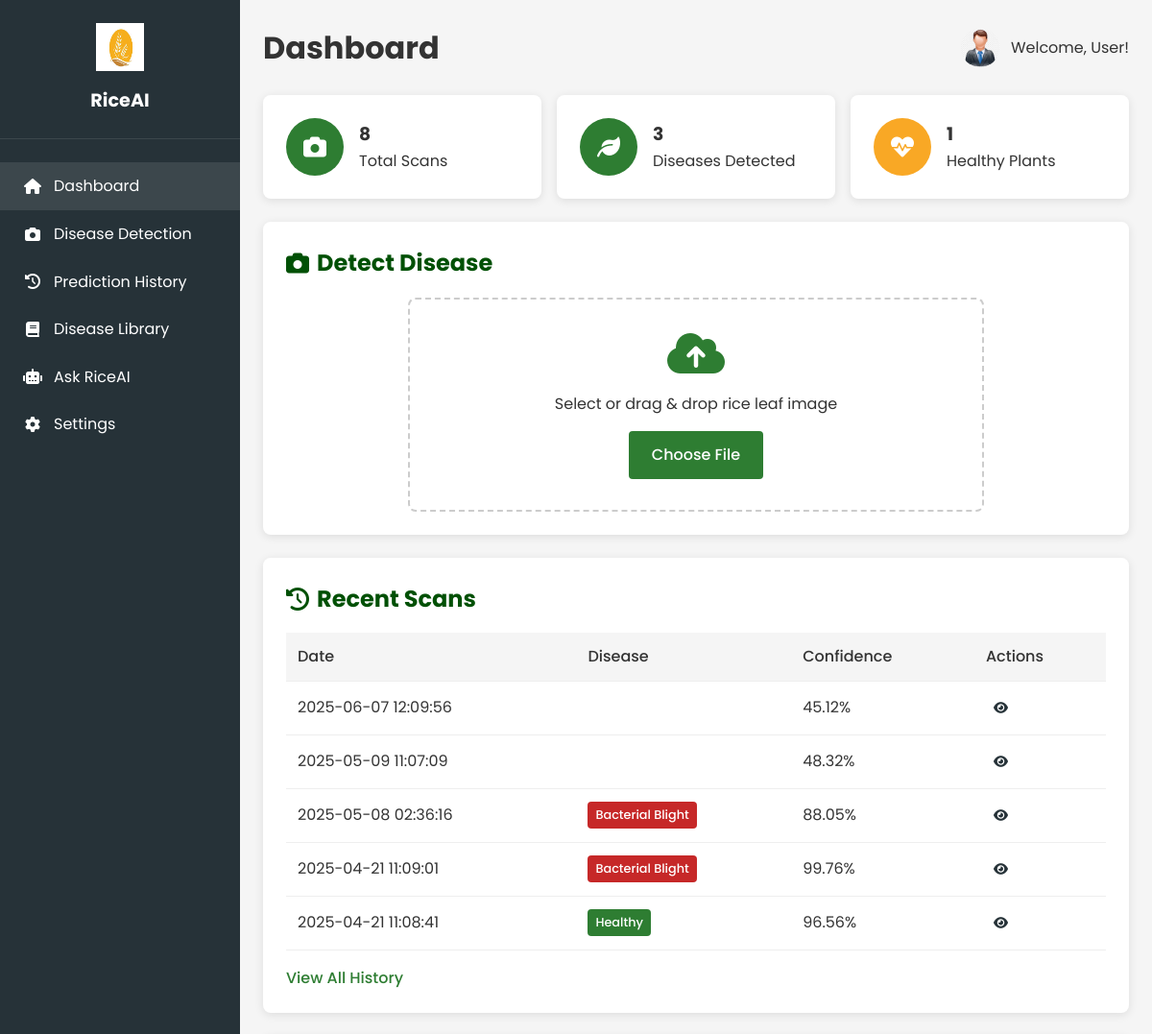
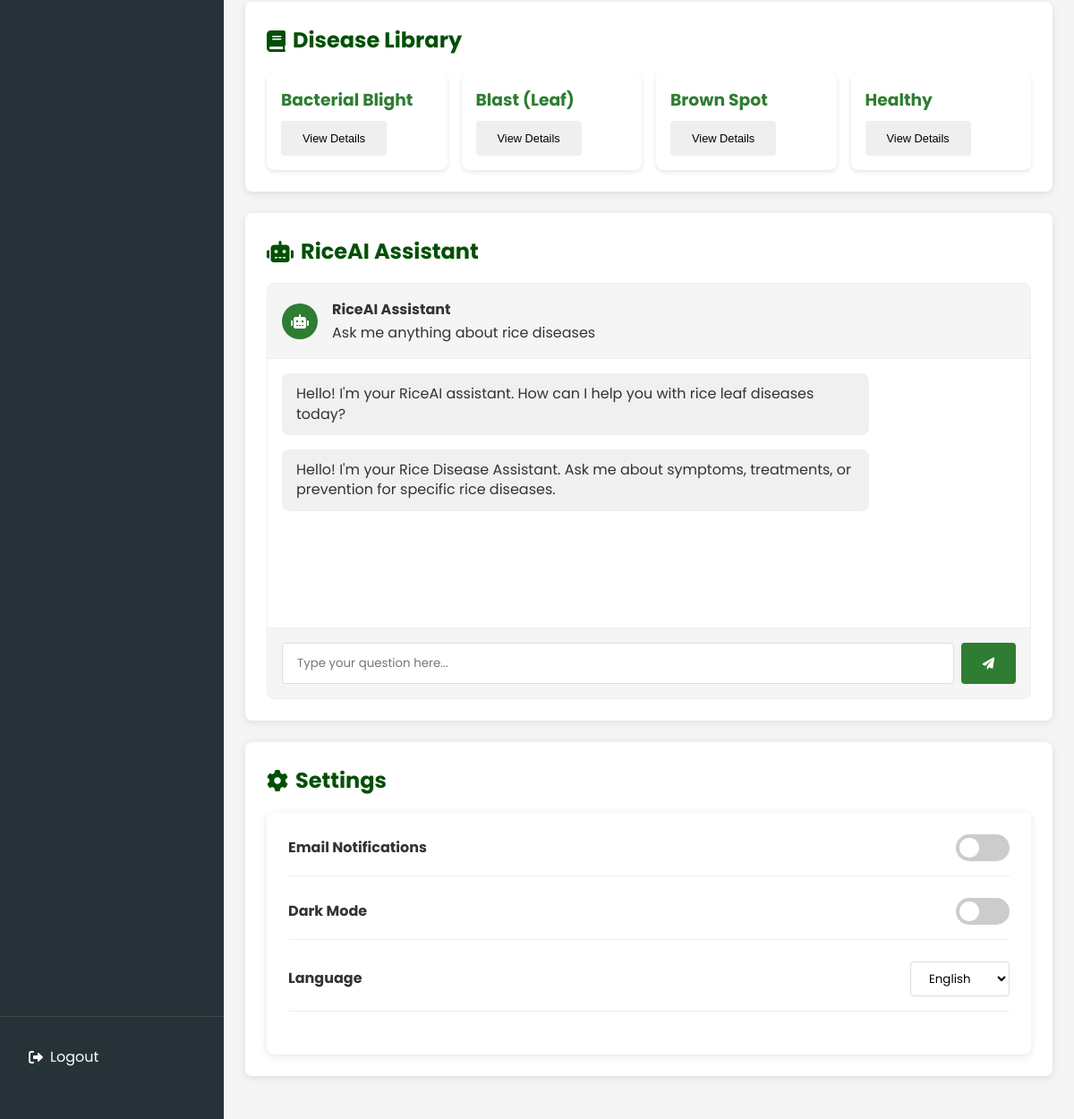
The app's page /dashboard (signed in) with its own data (2 pictures, top to bottom).
### tables this page shows
CREATE TABLE predictions
                 (id INTEGER PRIMARY KEY AUTOINCREMENT,
                 user_id INTEGER NOT NULL,
                 image_path TEXT NOT NULL,
                 disease TEXT NOT NULL,
                 confidence REAL NOT NULL,
                 timestamp DATETIME DEFAULT CURRENT_TIMESTAMP,
                 FOREIGN KEY(user_id) REFERENCES users(id));

### app.py (the view, shortened to what this page needs)
@app.route('/dashboard')
def dashboard():
    if 'user_id' not in session:
        return redirect(url_for('home'))
    try:
        conn = sqlite3.connect('database.db')
        c = conn.cursor()
        c.execute(
            "SELECT disease, confidence, timestamp FROM predictions WHERE user_id = ? ORDER BY timestamp DESC LIMIT 5",
            (session['user_id'],))
        history = c.fetchall()
        c.execute("SELECT COUNT(*) FROM predictions WHERE user_id = ?", (session['user_id'],))
        total_predictions = c.fetchone()[0]
        c.execute("SELECT disease, COUNT(*) FROM predictions WHERE user_id = ? GROUP BY disease",
                  (session['user_id'],))
        disease_stats = c.fetchall()
        c.execute("SELECT settings FROM users WHERE id = ?", (session['user_id'],))
        settings_row = c.fetchone()
        settings = json.loads(settings_row[0]) if settings_row else {'dark_mode': False, 'notifications': True,
                                                                     'language': 'en'}
        return render_template('dashboard.html',
                               history=history,
                               total_predictions=total_predictions,
                               disease_stats=disease_stats,
                               settings=settings,
                               DISEASE_LIBRARY=DISEASE_LIBRARY)
    finally:
        if 'conn' in locals():
            conn.close()

### templates/dashboard.html (shortened to what this page needs)
<!DOCTYPE html>
<html lang="en">
<head>
    <link rel="stylesheet" href="https://cdnjs.cloudflare.com/ajax/libs/font-awesome/6.0.0-beta3/css/all.min.css">
    <link rel="stylesheet" href="{{ url_for('static', filename='css/style.css') }}">
    <link rel="stylesheet" href="{{ url_for('static', filename='css/dashboard.css') }}">
</head>
<body>
    <div class="dashboard-container">
        <div class="sidebar">
            <div class="sidebar-header">
                <img src="{{ url_for('static', filename='images/logo-white.jpg') }}" alt="RiceAI Logo">
                <h3>RiceAI</h3>
            </div>
            <nav>
                <ul>
                    <li class="active"><a href="#"><i class="fas fa-home"></i> Dashboard</a></li>
                    <li><a href="#detection"><i class="fas fa-camera"></i> Disease Detection</a></li>
                    <li><a href="#history"><i class="fas fa-history"></i> Prediction History</a></li>
                    <li><a href="#library"><i class="fas fa-book"></i> Disease Library</a></li>
                    <li><a href="#chatbot"><i class="fas fa-robot"></i> Ask RiceAI</a></li>
                    <li><a href="#settings"><i class="fas fa-cog"></i> Settings</a></li>
                </ul>
            </nav>
            <div class="sidebar-footer">
                <a href="/logout" class="btn-logout"><i class="fas fa-sign-out-alt"></i> Logout</a>
            </div>
        </div>
        <div class="main-content">
            <header>
                <h1>Dashboard</h1>
                <div class="user-profile">
                    <img src="{{ url_for('static', filename='images/user-default.png') }}" alt="User">
                    <span>Welcome, User!</span>
                </div>
            </header>
            <div class="stats-cards">
                <div class="card">
                    <div class="card-icon bg-primary">
                        <i class="fas fa-camera"></i>
                    </div>
                    <div class="card-info">
                        <h3>{{ total_predictions }}</h3>
                        <p>Total Scans</p>
                    </div>
                </div>
                <div class="card">
                    <div class="card-icon bg-success">
                        <i class="fas fa-leaf"></i>
                    </div>
                    <div class="card-info">
                        <h3>{{ disease_stats|length }}</h3>
                        <p>Diseases Detected</p>
                    </div>
                </div>
                <div class="card">
                    <div class="card-icon bg-warning">
                        <i class="fas fa-heartbeat"></i>
                    </div>
                    <div class="card-info">
                        <h3>{{ (history|selectattr('0', 'equalto', 'Healthy')|list|length) }}</h3>
                        <p>Healthy Plants</p>
                    </div>
                </div>
            </div>
<section id="detection" class="section">
    <h2><i class="fas fa-camera"></i> Detect Disease</h2>
    <div class="detection-container">
        <div class="upload-box" id="uploadBox">
            <div class="upload-instructions">
                <i class="fas fa-cloud-upload-alt"></i>
                <p>Select or drag & drop rice leaf image</p>
                <label for="imageUpload" class="btn btn-primary">Choose File</label>
            </div>
        </div>
    </div>
</section>
            <section id="history" class="section">
                <h2><i class="fas fa-history"></i> Recent Scans</h2>
                <div class="history-table">
                    <table>
                        <thead>
                            <tr>
                                <th>Date</th>
                                <th>Disease</th>
                                <th>Confidence</th>
                                <th>Actions</th>
                            </tr>
                        </thead>
                        <tbody>
                            {% for item in history %}
                            <tr>
                                <td>{{ item[2] }}</td>
                                <td><span class="disease-tag {{ item[0].replace(' ', '-').lower() }}">{{ item[0] }}</span></td>
                                <td>{{ "%.2f"|format(item[1] * 100) }}%</td>
                                <td>
                                    <button class="btn-icon view-details" data-disease="{{ item[0] }}" title="View Details">
                                        <i class="fas fa-eye"></i>
                                    </button>
                                </td>
                            </tr>
                            {% endfor %}
                        </tbody>
                    </table>
                    <a href="#" class="btn-view-all">View All History</a>
                </div>
            </section>
            <section id="library" class="section">
                <h2><i class="fas fa-book"></i> Disease Library</h2>
                <div class="disease-library">
                    {% for disease, info in DISEASE_LIBRARY.items() %}
                    <div class="disease-card" data-disease="{{ disease }}">
                        <h3>{{ disease }}</h3>
                        <button class="btn btn-small view-disease" data-disease="{{ disease }}">View Details</button>
                    </div>
                    {% endfor %}
                </div>
            </section>
            <section id="chatbot" class="section">
                <h2><i class="fas fa-robot"></i> RiceAI Assistant</h2>
                <div class="chatbot-container">
                    <div class="chatbot-header">
                        <div class="chatbot-avatar">
                            <i class="fas fa-robot"></i>
                        </div>
                        <div class="chatbot-info">
                            <h4>RiceAI Assistant</h4>
                            <p>Ask me anything about rice diseases</p>
                        </div>
                    </div>
                    <div class="chatbot-messages" id="chatbotMessages">
                        <div class="message bot-message">
                            <p>Hello! I'm your RiceAI assistant. How can I help you with rice leaf diseases today?</p>
                        </div>
                    </div>
                    <div class="chatbot-input">
                        <input type="text" id="chatbotInput" placeholder="Type your question here...">
                        <button id="btnSendMessage" class="btn btn-primary">
                            <i class="fas fa-paper-plane"></i>
                        </button>
                    </div>
                </div>
            </section>
            <section id="settings" class="section">
                <h2><i class="fas fa-cog"></i> Settings</h2>
                <div class="settings-options">
                    <div class="setting-item">
                        <h3>Email Notifications</h3>
                        <div class="toggle-switch">
                            <label for="email-notifications"></label>
                        </div>
                    </div>
                    <div class="setting-item">
                        <h3>Dark Mode</h3>
                        <div class="toggle-switch">
                            <label for="dark-mode"></label>
                        </div>
                    </div>
                    <div class="setting-item">
                        <h3>Language</h3>
                        <select class="language-select" id="language-select">
                            <option value="en">English</option>
                        </select>
                    </div>
                </div>
            </section>
        </div>
    </div>
</body>
</html>

### static/css/style.css (style rules this page uses)
:root { --primary-color: #2e7d32; --primary-light: #60ad5e; --primary-dark: #005005; --secondary-color: #ff8f00; --dark-color: #263238; --light-color: #f5f5f5; --danger-color: #c62828; --warning-color: #f9a825; --success-color: #2e7d32; --info-color: #0277bd; --dark-bg: #121212; --dark-card: #1e1e1e; --dark-text: #f5f5f5; --dark-border: #333; }
* { margin: 0; padding: 0; box-sizing: border-box; }
body { font-family: 'Poppins', sans-serif; background-color: #f9f9f9; color: #333; line-height: 1.6; transition: all 0.3s ease; }
.disease-library { display: grid; grid-template-columns: repeat(auto-fill, minmax(200px, 1fr)); gap: 1rem; }
.disease-card { background: white; border-radius: 8px; padding: 1rem; box-shadow: 0 2px 5px rgba(0, 0, 0, 0.1); transition: transform 0.2s; }
.disease-card h3 { margin-bottom: 0.5rem; color: var(--primary-color); }
.btn-small { padding: 0.5rem 1rem; font-size: 0.8rem; }
a { text-decoration: none; color: inherit; }
.btn { display: inline-flex; align-items: center; justify-content: center; padding: 0.75rem 1.5rem; border-radius: 4px; font-weight: 500; cursor: pointer; transition: all 0.3s ease; border: none; gap: 0.5rem; }
.btn-primary { background-color: var(--primary-color); color: white; }
.btn-icon { background: transparent; border: none; color: var(--dark-color); padding: 0.5rem; cursor: pointer; }
.card { background: white; border-radius: 8px; box-shadow: 0 2px 10px rgba(0, 0, 0, 0.1); padding: 1.5rem; display: flex; align-items: center; gap: 1rem; }
.card-icon { width: 60px; height: 60px; border-radius: 50%; display: flex; align-items: center; justify-content: center; font-size: 1.5rem; color: white; }
.bg-primary { background-color: var(--primary-color); }
.bg-success { background-color: var(--success-color); }
.bg-warning { background-color: var(--warning-color); }
.section { background: white; border-radius: 8px; box-shadow: 0 2px 10px rgba(0, 0, 0, 0.1); padding: 1.5rem; margin-bottom: 1.5rem; }
.section h2 { margin-bottom: 1rem; color: var(--primary-dark); display: flex; align-items: center; gap: 0.5rem; }

### records on screen
predictions: timestamp "2025-06-07 12:09:56", item[1]*100 "45.12"
predictions: timestamp "2025-05-09 11:07:09", item[1]*100 "48.32"
predictions: timestamp "2025-05-08 02:36:16", disease "Bacterial Blight", item[1]*100 "88.05"
predictions: timestamp "2025-04-21 11:09:01", disease "Bacterial Blight", item[1]*100 "99.76"
predictions: timestamp "2025-04-21 11:08:41", disease "Healthy", item[1]*100 "96.56"

### other values on screen
{{ total_predictions }} "8"
{{ disease_stats|length }} "3"
{{ (history|selectattr('0', 'equalto', 'Healthy')|list|length) }} "1"
{{ disease }} "Bacterial Blight" "Blast (Leaf)" "Brown Spot" "Healthy"
